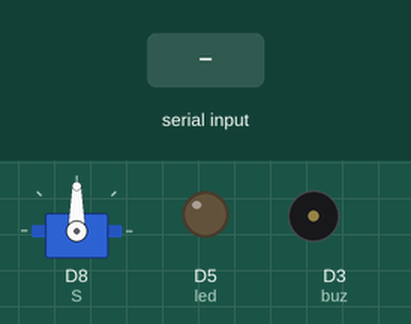
Bench run of a sketch on a simulated ESP8266 (NodeMCU). Parts: servo, output pins drawn as LEDs (lit = HIGH), buzzer (waves = sounding, pin HIGH). Inputs (shaded band) come from the test bench.

Above: at 1.2 s.
1.3 s: "A" received over Serial
At 2.4 s:
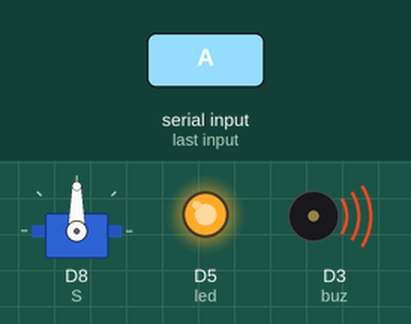
2.8 s: "B" received over Serial
At 3.6 s:
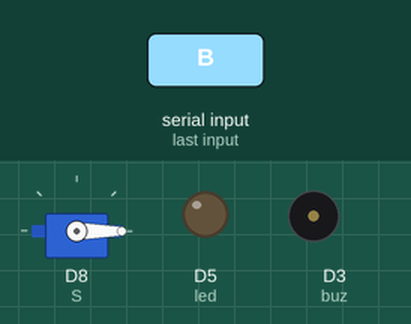
Timing chart, 0 to 5.8 s (numbered marks = the images above; inputs shaded):
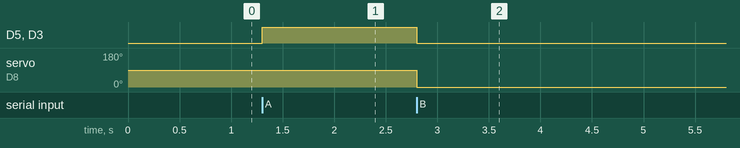

The sketch:

Pertemuan_Ke_4.ino
```cpp
#include <Servo.h>
#define led D5
#define buz D3
Servo S;


void setup() {
  // put your setup code here, to run once:
  Serial.begin(9600);
  S.attach(D8);
  pinMode(led, OUTPUT);
  pinMode(buz, OUTPUT);
}

void loop() {

  // put your main code here, to run repeatedly:
  if (Serial.available() > 0) {
    int input = Serial.read();
    if (input == 'A') {
      digitalWrite(D5, HIGH);
      digitalWrite(D3,HIGH);
      S.write(90);
    }
    else if (input == 'B') {
      digitalWrite(D5, LOW);
      digitalWrite(D3, LOW);
      S.write(0);
    }
    else if (input == 'C') {
      digitalWrite(D5,LOW);
      digitalWrite(D3,LOW);
      for(int i=0; i <180; i++){
        S.write(0);
        delay(15);
      }
      for(int i=180; i >= 1; i--){
        S.write(i);
      }
    }
  }
}
```

Measured:
- after the input at 1.3 s, D5 (led), D3 (buz): LOW → HIGH at once
- after the input at 2.8 s, D5 (led), D3 (buz): HIGH → LOW at once; servo on D8 (S): 90° → 0° at once
